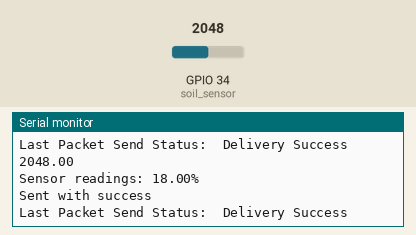
The sketch below on a simulated ESP32. Parts: the last lines printed to the serial monitor. The inputs (shaded band) are chosen by the test bench; at power-on: GPIO 34 (soil_sensor) = 2048.

Above: at 1.8 s.
1.9 s: GPIO 34 (soil_sensor) set to 2866
At 2.8 s:
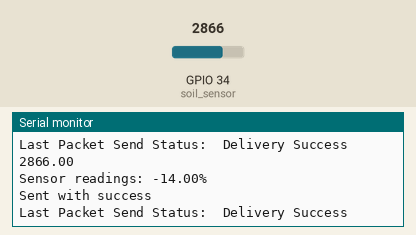
3.4 s: GPIO 34 (soil_sensor) set to 3603
At 4.8 s:
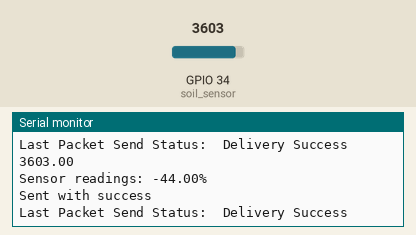
Timing chart, 0 to 6.4 s (numbered marks = the images above; inputs shaded):
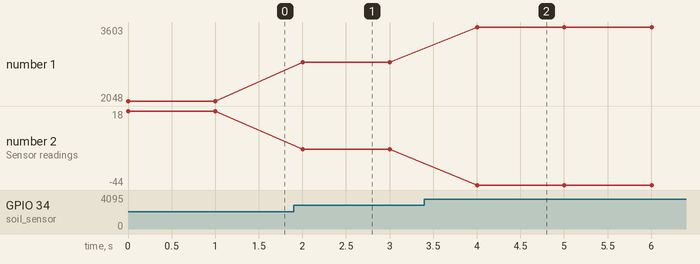

The sketch:

node2.ino
```cpp
#include <esp_now.h>
#include <WiFi.h>
//MAC ADDRESSES
uint8_t Node1[] = {0xF4, 0x65, 0x0B, 0x4A, 0xBE, 0x8C};
uint8_t Node2[] = {0xF4, 0x65, 0x0B, 0x4A, 0x85, 0x04};
uint8_t Hub[] = {0xF4, 0x65, 0x0B, 0x49, 0x03, 0xE4};

//SETTING PIN OF SENSOR
int soil_sensor = 34;

//MESSAGE STRUCTURE
typedef struct struct_message {
    int id=0; // must be unique for each sender board
    float sensor_readings=10;
} struct_message;

//struct_message Data;

// Create peer interface
esp_now_peer_info_t peerInfo;

// callback when data is sent
void OnDataSent(const uint8_t *mac_addr, esp_now_send_status_t status) {
  Serial.print("\r\nLast Packet Send Status:\t");
  Serial.println(status == ESP_NOW_SEND_SUCCESS ? "Delivery Success" : "Delivery Fail");
}

void setup() {
  // Init Serial Monitor
  Serial.begin(9600);

  // Set device as a Wi-Fi Station
  WiFi.mode(WIFI_STA);

  // Init ESP-NOW
  if (esp_now_init() != ESP_OK) {
    Serial.println("Error initializing ESP-NOW");
    return;
  }

  // Once ESPNow is successfully Init, we will register for Send CB to
  // get the status of Trasnmitted packet
  esp_now_register_send_cb(esp_now_send_cb_t(OnDataSent));

  // Register peer
  memcpy(peerInfo.peer_addr, Hub, 6);
  peerInfo.channel = 0;
  peerInfo.encrypt = false;

  // Add peer
  if (esp_now_add_peer(&peerInfo) != ESP_OK){
    Serial.println("Failed to add peer");
    return;
  }

//SETTING PINMODE FOR SENSOR
  //pinMode(soil_sensor,INPUT);
}

void loop(){
  struct_message Data;
  Data.id = 2;
  Data.sensor_readings = read_data();
  Serial.print("Sensor readings: ");
  Serial.print(Data.sensor_readings);
  Serial.println("%");

  esp_err_t result = esp_now_send(Hub, (uint8_t *) &Data, sizeof(Data));

  if (result == ESP_OK) {
    Serial.println("Sent with success");
  }
  else {
    Serial.println("Error sending the data");
  }
  delay(1000);

  }

float read_data(){
  float val;
  val = analogRead(soil_sensor);
  Serial.println(val);
  val = map(val,2500,0,0,100);
  return val;
  }
```

Measured:
- after the input at 1.9 s, the serial monitor: prints a new line after 0.10 s (image 1)
- after the input at 3.4 s, the serial monitor: prints a new line after 0.60 s (image 2)
- plotted number 1: 2048 → 2866 after the input at 1.9 s, 2866 → 3603 after the input at 3.4 s
- plotted number 2: 18 → -14 after the input at 1.9 s, -14 → -44 after the input at 3.4 s
